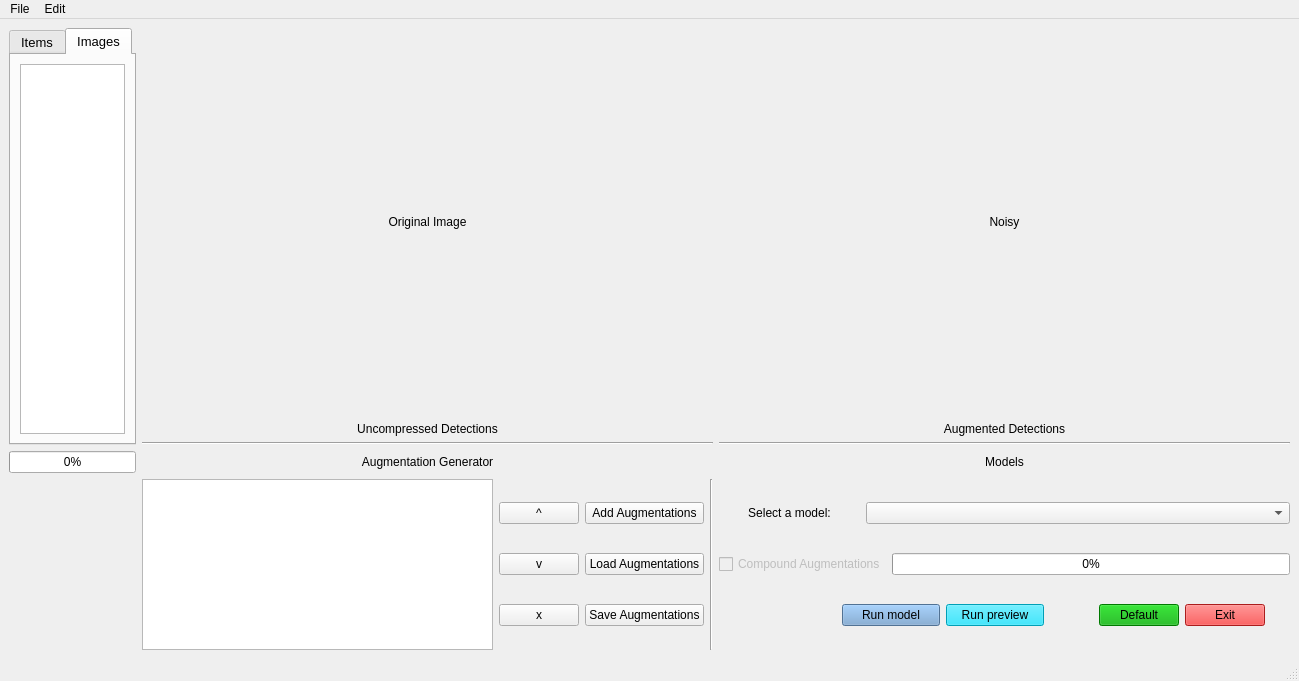
<?xml version="1.0" encoding="UTF-8"?>
<ui version="4.0">
 <class>MainWindow</class>
 <widget class="QMainWindow" name="MainWindow">
  <property name="geometry">
   <rect>
    <x>0</x>
    <y>0</y>
    <width>1299</width>
    <height>681</height>
   </rect>
  </property>
  <property name="windowTitle">
   <string>MainWindow</string>
  </property>
  <property name="autoFillBackground">
   <bool>false</bool>
  </property>
  <property name="styleSheet">
   <string notr="true"/>
  </property>
  <widget class="QWidget" name="centralwidget">
   <property name="styleSheet">
    <string notr="true"/>
   </property>
   <layout class="QHBoxLayout" name="horizontalLayout_6">
    <item>
     <layout class="QGridLayout" name="gridLayout" columnstretch="1,6,6">
      <item row="0" column="1">
       <layout class="QVBoxLayout" name="verticalLayout_5">
        <item>
         <layout class="QVBoxLayout" name="verticalLayout_2" stretch="5,0">
          <item>
           <widget class="Label" name="original">
            <property name="sizePolicy">
             <sizepolicy hsizetype="Ignored" vsizetype="Ignored">
              <horstretch>0</horstretch>
              <verstretch>0</verstretch>
             </sizepolicy>
            </property>
            <property name="text">
             <string/>
            </property>
            <property name="scaledContents">
             <bool>true</bool>
            </property>
           </widget>
          </item>
          <item>
           <widget class="QLabel" name="label_8">
            <property name="text">
             <string>Original Image</string>
            </property>
            <property name="alignment">
             <set>Qt::AlignCenter</set>
            </property>
           </widget>
          </item>
         </layout>
        </item>
        <item>
         <layout class="QVBoxLayout" name="verticalLayout_4" stretch="5,0">
          <item>
           <widget class="Label" name="original_2">
            <property name="sizePolicy">
             <sizepolicy hsizetype="Ignored" vsizetype="Ignored">
              <horstretch>0</horstretch>
              <verstretch>0</verstretch>
             </sizepolicy>
            </property>
            <property name="text">
             <string/>
            </property>
            <property name="scaledContents">
             <bool>true</bool>
            </property>
           </widget>
          </item>
          <item>
           <widget class="QLabel" name="label_10">
            <property name="text">
             <string>Uncompressed Detections</string>
            </property>
            <property name="alignment">
             <set>Qt::AlignCenter</set>
            </property>
           </widget>
          </item>
         </layout>
        </item>
       </layout>
      </item>
      <item row="2" column="1">
       <widget class="QLabel" name="label_2">
        <property name="text">
         <string>Augmentation Generator</string>
        </property>
        <property name="alignment">
         <set>Qt::AlignCenter</set>
        </property>
       </widget>
      </item>
      <item row="2" column="2">
       <widget class="QLabel" name="label">
        <property name="text">
         <string>Models</string>
        </property>
        <property name="alignment">
         <set>Qt::AlignCenter</set>
        </property>
       </widget>
      </item>
      <item row="3" column="2">
       <layout class="QGridLayout" name="gridLayout_2" columnstretch="0">
        <item row="3" column="0">
         <layout class="QHBoxLayout" name="horizontalLayout_5" stretch="5,4,4,2,0,2,1">
          <item>
           <spacer name="horizontalSpacer_3">
            <property name="orientation">
             <enum>Qt::Horizontal</enum>
            </property>
            <property name="sizeHint" stdset="0">
             <size>
              <width>40</width>
              <height>20</height>
             </size>
            </property>
           </spacer>
          </item>
          <item>
           <widget class="QPushButton" name="pushButton_2">
            <property name="styleSheet">
             <string notr="true">background-color: rgb(114, 159, 207);</string>
            </property>
            <property name="text">
             <string>Run model</string>
            </property>
           </widget>
          </item>
          <item>
           <widget class="QPushButton" name="pushButton">
            <property name="styleSheet">
             <string notr="true">background-color: rgb(0, 223, 255);</string>
            </property>
            <property name="text">
             <string>Run preview</string>
            </property>
           </widget>
          </item>
          <item>
           <spacer name="horizontalSpacer_5">
            <property name="orientation">
             <enum>Qt::Horizontal</enum>
            </property>
            <property name="sizeHint" stdset="0">
             <size>
              <width>40</width>
              <height>20</height>
             </size>
            </property>
           </spacer>
          </item>
          <item>
           <widget class="QPushButton" name="pushButton_4">
            <property name="palette">
             <palette>
              <active>
               <colorrole role="Button">
                <brush brushstyle="SolidPattern">
                 <color alpha="255">
                  <red>0</red>
                  <green>170</green>
                  <blue>0</blue>
                 </color>
                </brush>
               </colorrole>
               <colorrole role="BrightText">
                <brush brushstyle="SolidPattern">
                 <color alpha="255">
                  <red>0</red>
                  <green>170</green>
                  <blue>0</blue>
                 </color>
                </brush>
               </colorrole>
               <colorrole role="Base">
                <brush brushstyle="SolidPattern">
                 <color alpha="255">
                  <red>0</red>
                  <green>170</green>
                  <blue>0</blue>
                 </color>
                </brush>
               </colorrole>
               <colorrole role="Window">
                <brush brushstyle="SolidPattern">
                 <color alpha="255">
                  <red>0</red>
                  <green>170</green>
                  <blue>0</blue>
                 </color>
                </brush>
               </colorrole>
              </active>
              <inactive>
               <colorrole role="Button">
                <brush brushstyle="SolidPattern">
                 <color alpha="255">
                  <red>0</red>
                  <green>170</green>
                  <blue>0</blue>
                 </color>
                </brush>
               </colorrole>
               <colorrole role="BrightText">
                <brush brushstyle="SolidPattern">
                 <color alpha="255">
                  <red>255</red>
                  <green>51</green>
                  <blue>51</blue>
                 </color>
                </brush>
               </colorrole>
               <colorrole role="Base">
                <brush brushstyle="SolidPattern">
                 <color alpha="255">
                  <red>0</red>
                  <green>170</green>
                  <blue>0</blue>
                 </color>
                </brush>
               </colorrole>
               <colorrole role="Window">
                <brush brushstyle="SolidPattern">
                 <color alpha="255">
                  <red>0</red>
                  <green>170</green>
                  <blue>0</blue>
                 </color>
                </brush>
               </colorrole>
              </inactive>
              <disabled>
               <colorrole role="Button">
                <brush brushstyle="SolidPattern">
                 <color alpha="255">
                  <red>0</red>
                  <green>170</green>
                  <blue>0</blue>
                 </color>
                </brush>
               </colorrole>
               <colorrole role="BrightText">
                <brush brushstyle="SolidPattern">
                 <color alpha="255">
                  <red>0</red>
                  <green>170</green>
                  <blue>0</blue>
                 </color>
                </brush>
               </colorrole>
               <colorrole role="Base">
                <brush brushstyle="SolidPattern">
                 <color alpha="255">
                  <red>0</red>
                  <green>170</green>
                  <blue>0</blue>
                 </color>
                </brush>
               </colorrole>
               <colorrole role="Window">
                <brush brushstyle="SolidPattern">
                 <color alpha="255">
                  <red>0</red>
                  <green>170</green>
                  <blue>0</blue>
                 </color>
                </brush>
               </colorrole>
              </disabled>
             </palette>
            </property>
            <property name="layoutDirection">
             <enum>Qt::LeftToRight</enum>
            </property>
            <property name="styleSheet">
             <string notr="true">background-color: rgb(0, 170, 0)</string>
            </property>
            <property name="text">
             <string>Default</string>
            </property>
           </widget>
          </item>
          <item>
           <widget class="QPushButton" name="pushButton_3">
            <property name="styleSheet">
             <string notr="true">background-color: rgb(239, 41, 41);</string>
            </property>
            <property name="text">
             <string>Exit</string>
            </property>
           </widget>
          </item>
          <item>
           <spacer name="horizontalSpacer_4">
            <property name="orientation">
             <enum>Qt::Horizontal</enum>
            </property>
            <property name="sizeHint" stdset="0">
             <size>
              <width>40</width>
              <height>20</height>
             </size>
            </property>
           </spacer>
          </item>
         </layout>
        </item>
        <item row="0" column="0">
         <layout class="QHBoxLayout" name="horizontalLayout" stretch="1,3">
          <item>
           <widget class="QLabel" name="label_3">
            <property name="text">
             <string>Select a model:</string>
            </property>
            <property name="alignment">
             <set>Qt::AlignCenter</set>
            </property>
           </widget>
          </item>
          <item>
           <widget class="QComboBox" name="comboBox"/>
          </item>
         </layout>
        </item>
        <item row="2" column="0">
         <layout class="QHBoxLayout" name="horizontalLayout_2">
          <item>
           <widget class="QCheckBox" name="compoundAug">
            <property name="enabled">
             <bool>false</bool>
            </property>
            <property name="text">
             <string>Compound Augmentations</string>
            </property>
           </widget>
          </item>
          <item>
           <widget class="QProgressBar" name="progressBar">
            <property name="enabled">
             <bool>true</bool>
            </property>
            <property name="maximum">
             <number>5</number>
            </property>
            <property name="value">
             <number>0</number>
            </property>
           </widget>
          </item>
         </layout>
        </item>
       </layout>
      </item>
      <item row="1" column="1">
       <widget class="Line" name="line">
        <property name="orientation">
         <enum>Qt::Horizontal</enum>
        </property>
       </widget>
      </item>
      <item row="1" column="2">
       <widget class="Line" name="line_2">
        <property name="orientation">
         <enum>Qt::Horizontal</enum>
        </property>
       </widget>
      </item>
      <item row="0" column="2">
       <layout class="QVBoxLayout" name="verticalLayout_7">
        <item>
         <layout class="QVBoxLayout" name="verticalLayout_3" stretch="5,0">
          <item>
           <widget class="Label" name="preview">
            <property name="sizePolicy">
             <sizepolicy hsizetype="Ignored" vsizetype="Ignored">
              <horstretch>0</horstretch>
              <verstretch>0</verstretch>
             </sizepolicy>
            </property>
            <property name="text">
             <string/>
            </property>
            <property name="scaledContents">
             <bool>true</bool>
            </property>
           </widget>
          </item>
          <item>
           <widget class="QLabel" name="label_9">
            <property name="text">
             <string>Noisy</string>
            </property>
            <property name="alignment">
             <set>Qt::AlignCenter</set>
            </property>
           </widget>
          </item>
         </layout>
        </item>
        <item>
         <layout class="QVBoxLayout" name="verticalLayout_6" stretch="5,0">
          <item>
           <widget class="Label" name="preview_2">
            <property name="sizePolicy">
             <sizepolicy hsizetype="Ignored" vsizetype="Ignored">
              <horstretch>0</horstretch>
              <verstretch>0</verstretch>
             </sizepolicy>
            </property>
            <property name="text">
             <string/>
            </property>
            <property name="scaledContents">
             <bool>true</bool>
            </property>
           </widget>
          </item>
          <item>
           <widget class="QLabel" name="label_11">
            <property name="text">
             <string>Augmented Detections</string>
            </property>
            <property name="alignment">
             <set>Qt::AlignCenter</set>
            </property>
           </widget>
          </item>
         </layout>
        </item>
       </layout>
      </item>
      <item row="2" column="0">
       <widget class="QProgressBar" name="progressBar_2">
        <property name="value">
         <number>0</number>
        </property>
       </widget>
      </item>
      <item row="3" column="1">
       <layout class="QVBoxLayout" name="verticalLayout">
        <item>
         <layout class="QHBoxLayout" name="horizontalLayout_4" stretch="0,0,0">
          <item>
           <layout class="QVBoxLayout" name="verticalLayout_13">
            <item>
             <widget class="QListWidget" name="listAugs"/>
            </item>
           </layout>
          </item>
          <item>
           <layout class="QVBoxLayout" name="verticalLayout_11">
            <item>
             <widget class="QPushButton" name="upListAug">
              <property name="text">
               <string>^</string>
              </property>
             </widget>
            </item>
            <item>
             <widget class="QPushButton" name="downListAug">
              <property name="text">
               <string>v</string>
              </property>
             </widget>
            </item>
            <item>
             <widget class="QPushButton" name="deleteListAug">
              <property name="text">
               <string>x</string>
              </property>
             </widget>
            </item>
           </layout>
          </item>
          <item>
           <layout class="QHBoxLayout" name="horizontalLayout_3">
            <item>
             <layout class="QVBoxLayout" name="verticalLayout_10">
              <item>
               <widget class="QPushButton" name="addAug">
                <property name="text">
                 <string>Add Augmentations</string>
                </property>
               </widget>
              </item>
              <item>
               <widget class="QPushButton" name="loadAug">
                <property name="text">
                 <string>Load Augmentations</string>
                </property>
               </widget>
              </item>
              <item>
               <widget class="QPushButton" name="saveAug">
                <property name="text">
                 <string>Save Augmentations</string>
                </property>
               </widget>
              </item>
             </layout>
            </item>
            <item>
             <widget class="Line" name="line_3">
              <property name="orientation">
               <enum>Qt::Vertical</enum>
              </property>
             </widget>
            </item>
           </layout>
          </item>
         </layout>
        </item>
       </layout>
      </item>
      <item row="0" column="0" rowspan="2">
       <widget class="QTabWidget" name="tabWidget">
        <property name="font">
         <font>
          <pointsize>10</pointsize>
         </font>
        </property>
        <property name="styleSheet">
         <string notr="true">QTabBar {font: 8pt &quot;MS Shell Dlg 2&quot;};</string>
        </property>
        <property name="currentIndex">
         <number>1</number>
        </property>
        <widget class="QWidget" name="tab">
         <attribute name="title">
          <string>Items</string>
         </attribute>
         <layout class="QVBoxLayout" name="verticalLayout_8">
          <item>
           <widget class="QListWidget" name="uncompressed"/>
          </item>
          <item>
           <widget class="QListWidget" name="augmented"/>
          </item>
         </layout>
        </widget>
        <widget class="QWidget" name="tab_2">
         <attribute name="title">
          <string>Images</string>
         </attribute>
         <layout class="QHBoxLayout" name="horizontalLayout_8">
          <item>
           <widget class="QListWidget" name="fileList"/>
          </item>
         </layout>
        </widget>
       </widget>
      </item>
     </layout>
    </item>
   </layout>
  </widget>
  <widget class="QMenuBar" name="menubar">
   <property name="geometry">
    <rect>
     <x>0</x>
     <y>0</y>
     <width>1299</width>
     <height>26</height>
    </rect>
   </property>
   <widget class="QMenu" name="menuFile">
    <property name="title">
     <string>File</string>
    </property>
    <addaction name="actionOpen"/>
    <addaction name="actionSave"/>
    <addaction name="actionSave_As"/>
   </widget>
   <widget class="QMenu" name="menuEdit">
    <property name="title">
     <string>Edit</string>
    </property>
    <widget class="QMenu" name="menuFont_Size">
     <property name="title">
      <string>Font Size</string>
     </property>
     <addaction name="actionIncrease_Size"/>
     <addaction name="actionDecrease_Size"/>
    </widget>
    <addaction name="menuFont_Size"/>
   </widget>
   <addaction name="menuFile"/>
   <addaction name="menuEdit"/>
  </widget>
  <widget class="QStatusBar" name="statusbar"/>
  <action name="actionOpen">
   <property name="text">
    <string>Open</string>
   </property>
  </action>
  <action name="actionSave">
   <property name="text">
    <string>Save</string>
   </property>
  </action>
  <action name="actionSave_As">
   <property name="text">
    <string>Save As</string>
   </property>
  </action>
  <action name="actionIncrease_Size">
   <property name="text">
    <string>Increase Size</string>
   </property>
  </action>
  <action name="actionDecrease_Size">
   <property name="text">
    <string>Decrease Size</string>
   </property>
  </action>
 </widget>
 <customwidgets>
  <customwidget>
   <class>Label</class>
   <extends>QLabel</extends>
   <header>src.qlabel</header>
  </customwidget>
 </customwidgets>
 <resources/>
 <connections/>
 <slots>
  <slot>browseSlot()</slot>
 </slots>
</ui>
